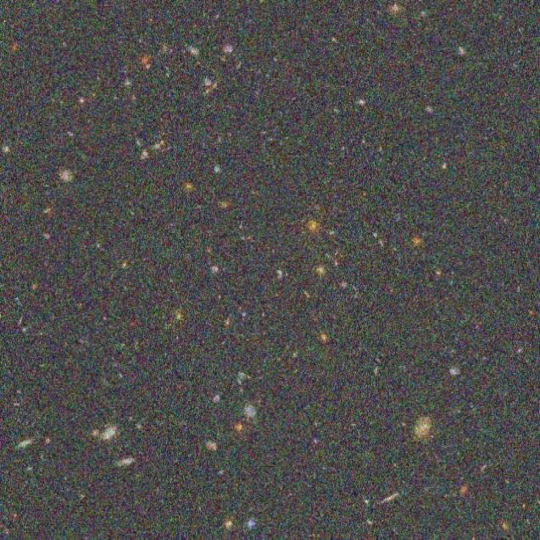
#> input picture noisy image.png, 1080 x 1080 px (shown at 1/2 size); its folder holds only this picture in this run
$ python main.py --input 'noisy image.png'
#> lines starting #> are read from the running program, lines starting #| are printed output that depends on the picture; after the words box and inside, x2 and y2 are one past the last pixel; in counts of white or black regions, pixels touching at a corner belong together
#> in run_pipeline, img_bgr is the input picture: shape (1080, 1080, 3); mean B, G, R 74.9, 76.3, 77.3
import argparse
import os
from pathlib import Path

import cv2
import numpy as np

os.environ.setdefault("MPLCONFIGDIR", str((Path(__file__).resolve().parent / ".mplconfig")))
import matplotlib

matplotlib.use("Agg")

import matplotlib.pyplot as plt


def parse_args() -> argparse.Namespace:
    parser = argparse.ArgumentParser(
        description="Galaxy image pipeline: enhancement, segmentation, and ML-based clustering."
    )
    parser.add_argument(
        "--input",
        type=str,
        default="Hubble_ultra_deep_field_high_rez_edit1.jpg",
        help="Path to input image (.jpg/.png).",
    )
    parser.add_argument(
        "--output-dir",
        type=str,
        default="outputs",
        help="Directory where output images will be saved.",
    )
    parser.add_argument(
        "--max-size",
        type=int,
        default=1600,
        help="Resize longest side to this value for faster processing.",
    )
    parser.add_argument(
        "--clusters",
        type=int,
        default=5,
        help="Number of K-means clusters for the ML step.",
    )
    return parser.parse_args()


def ensure_input_image(path: Path) -> Path:
    if path.exists():
        return path

    jpgs = sorted(list(Path(".").glob("*.jpg")) + list(Path(".").glob("*.jpeg")))
    if jpgs:
        print(f"Input not found. Using available image: {jpgs[0]}")
        return jpgs[0]

    raise FileNotFoundError(
        f"Input image not found: {path}. Put a .jpg/.jpeg file in this folder or pass --input."
    )


def resize_for_processing(img_bgr: np.ndarray, max_size: int) -> np.ndarray:
#> called with max_size = 1600
    h, w = img_bgr.shape[:2]
#> h = 1080; w = 1080
    longest = max(h, w)
#> longest = 1080
    if longest <= max_size:
        return img_bgr

    scale = max_size / float(longest)
    new_w = int(w * scale)
    new_h = int(h * scale)
    resized = cv2.resize(img_bgr, (new_w, new_h), interpolation=cv2.INTER_AREA)
    print(f"Resized image from {w}x{h} to {new_w}x{new_h} for processing speed.")
    return resized


def enhance_image(img_bgr: np.ndarray) -> np.ndarray:
    lab = cv2.cvtColor(img_bgr, cv2.COLOR_BGR2LAB)
#> lab: shape (1080, 1080, 3); mean of channels 0, 1, 2 82.8, 128.3, 129
    l, a, b = cv2.split(lab)

    clahe = cv2.createCLAHE(clipLimit=2.5, tileGridSize=(8, 8))
    l_enhanced = clahe.apply(l)

    enhanced_lab = cv2.merge([l_enhanced, a, b])
#> enhanced_lab: shape (1080, 1080, 3); mean of channels 0, 1, 2 110.8, 128.3, 129
    enhanced_bgr = cv2.cvtColor(enhanced_lab, cv2.COLOR_LAB2BGR)

    blurred = cv2.GaussianBlur(enhanced_bgr, (0, 0), sigmaX=1.0)
    sharpened = cv2.addWeighted(enhanced_bgr, 1.6, blurred, -0.6, 0)

    return sharpened


def segment_galaxies(enhanced_bgr: np.ndarray) -> tuple[np.ndarray, np.ndarray]:
    gray = cv2.cvtColor(enhanced_bgr, cv2.COLOR_BGR2GRAY)
    denoised = cv2.GaussianBlur(gray, (5, 5), 0)

    _, mask = cv2.threshold(denoised, 0, 255, cv2.THRESH_BINARY + cv2.THRESH_OTSU)
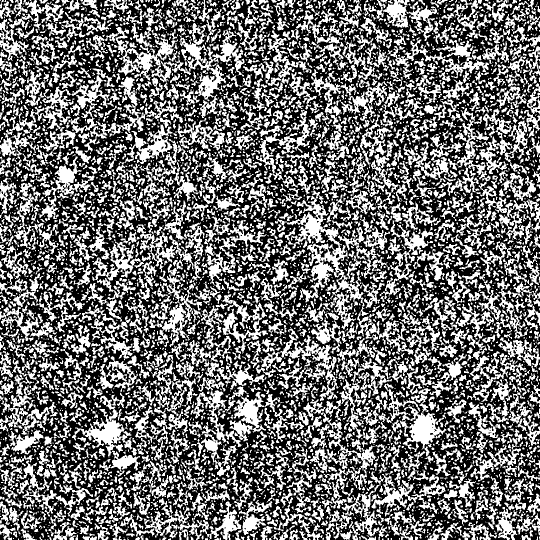
#> mask: shape (1080, 1080) (shown at 1/2 size); 42.8% white; 5208 white regions (3053 under 20 px), largest, box (x1, y1, x2, y2) and area: (172, 46, 489, 236) 12510, (550, 381, 828, 709) 11905, (402, 588, 536, 724) 4998

    kernel = cv2.getStructuringElement(cv2.MORPH_ELLIPSE, (3, 3))
    mask = cv2.morphologyEx(mask, cv2.MORPH_OPEN, kernel, iterations=1)
#> mask: shape (1080, 1080); 39.2% white; 5546 white regions (2578 under 20 px), largest, box (x1, y1, x2, y2) and area: (583, 397, 695, 605) 6834, (360, 59, 489, 199) 5077, (210, 54, 356, 165) 4270
    mask = cv2.morphologyEx(mask, cv2.MORPH_CLOSE, kernel, iterations=1)
#> mask: shape (1080, 1080); 40.8% white; 3924 white regions (1814 under 20 px), largest, box (x1, y1, x2, y2) and area: (574, 381, 729, 659) 10141, (684, 935, 891, 1080) 6029, (360, 46, 489, 199) 5779

    num_labels, labels, stats, _ = cv2.connectedComponentsWithStats(mask, connectivity=8)
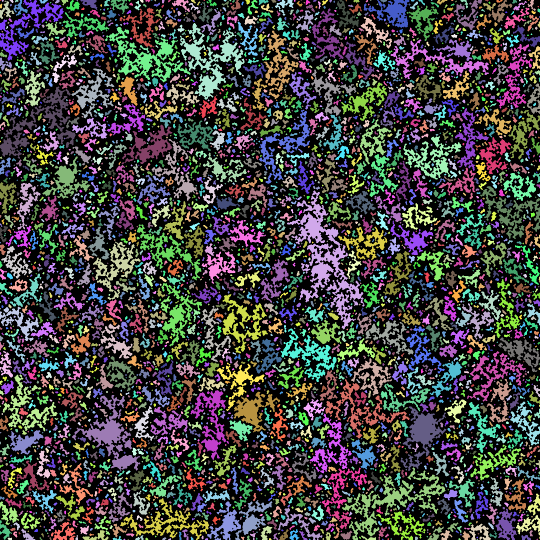
#> labels: shape (1080, 1080) int32 (shown at 1/2 size); 3925 distinct labels, from 0 to 3924; one colour per label, 0 black
#> num_labels = 3925

    min_area = 20
    filtered_mask = np.zeros_like(mask)
    for i in range(1, num_labels):
        area = stats[i, cv2.CC_STAT_AREA]
        if area >= min_area:
            filtered_mask[labels == i] = 255
#> this loop made 3924 passes
#> area on passes 3 to 5: 376, 30, 23
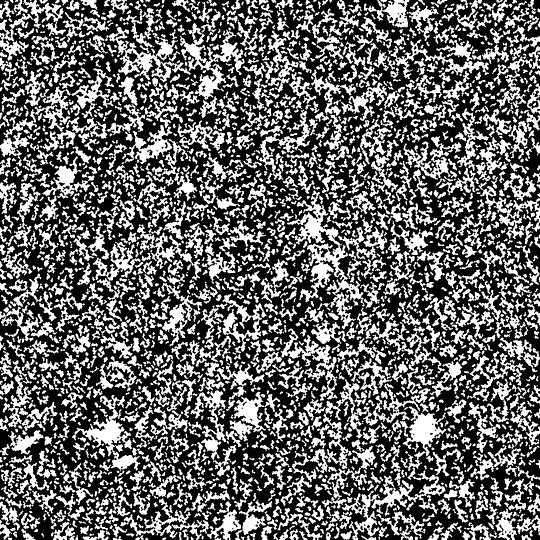
#> filtered_mask: shape (1080, 1080) (shown at 1/2 size); 39.3% white; 2110 white regions

    overlay = enhanced_bgr.copy()
    contours, _ = cv2.findContours(filtered_mask, cv2.RETR_EXTERNAL, cv2.CHAIN_APPROX_SIMPLE)
#> contours = 2110 contours, 407 with area under 20; largest, box (x1, y1, x2, y2) and area: (574, 381, 729, 659) 9705, (360, 46, 489, 199) 5488, (684, 935, 891, 1080) 5408, (210, 54, 382, 165) 5228, (144, 790, 281, 943) 4812
    cv2.drawContours(overlay, contours, -1, (0, 255, 255), 1)
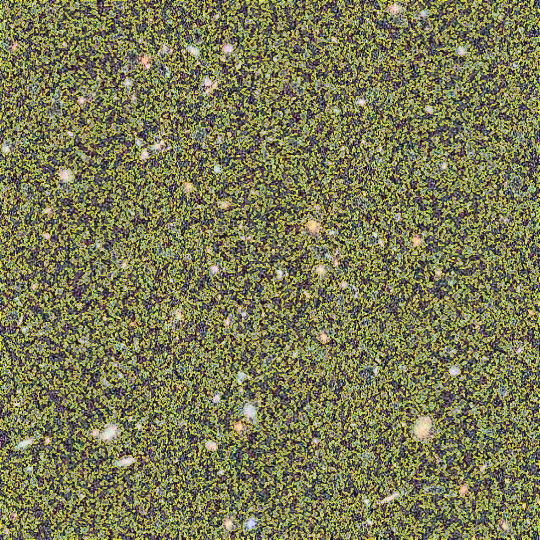
#> overlay: shape (1080, 1080, 3) (shown at 1/2 size); mean B, G, R 84.6, 121.8, 122.8

    return filtered_mask, overlay


def kmeans_clustering_visual(img_bgr: np.ndarray, k: int) -> tuple[np.ndarray, np.ndarray]:
#> called with k = 5
    lab = cv2.cvtColor(img_bgr, cv2.COLOR_BGR2LAB)
#> lab: shape (1080, 1080, 3); mean of channels 0, 1, 2 110.4, 128.3, 129.1
    h, w = lab.shape[:2]
#> h = 1080; w = 1080

    yy, xx = np.indices((h, w))
    x_norm = (xx.astype(np.float32) / max(1, w - 1)) * 20.0
    y_norm = (yy.astype(np.float32) / max(1, h - 1)) * 20.0

    features = np.concatenate(
        [
            lab.reshape(-1, 3).astype(np.float32),
            x_norm.reshape(-1, 1),
            y_norm.reshape(-1, 1),
        ],
        axis=1,
    )

    criteria = (cv2.TERM_CRITERIA_EPS + cv2.TERM_CRITERIA_MAX_ITER, 30, 0.2)
    compactness, labels, centers = cv2.kmeans(
        features,
        k,
        None,
        criteria,
        5,
        cv2.KMEANS_PP_CENTERS,
    )
#> compactness = 357031843.8; centers = [[111.4, 128.2, 129, 10.01, 9.98], [199.9, 126.5, 131.5, 9.96, 10.06], [25.01, 130.1, 127.1, 9.97, 10.01], [151.1, 127.3, 129.9, 10.06, 9.99], [72.16, 129.2, 128.1, 9.97, 9.98]]

    label_map = labels.reshape(h, w)

    rng = np.random.default_rng(42)
    palette = rng.integers(40, 255, size=(k, 3), dtype=np.uint8)
    cluster_map = palette[label_map]
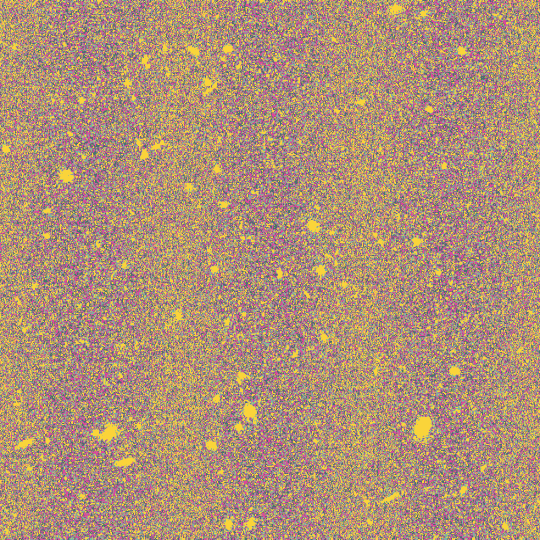
#> cluster_map: shape (1080, 1080, 3) (shown at 1/2 size); mean of channels 0, 1, 2 119.1, 144.2, 174.6; drawn as B, G, R

    centers_l = centers[:, 0]
#> centers_l = [111.4, 199.9, 25.01, 151.1, 72.16]
    bright_cluster = int(np.argmax(centers_l))
#> bright_cluster = 1

    highlight = img_bgr.copy()
    mask = (label_map == bright_cluster).astype(np.uint8) * 255
#> mask: shape (1080, 1080); 14.2% white in thin lines or dots
    heat = np.zeros_like(img_bgr)
    heat[:, :] = (0, 0, 255)
    highlight = np.where(
        mask[..., None] > 0,
        cv2.addWeighted(highlight, 0.5, heat, 0.5, 0),
        highlight,
    )

    print(f"K-means compactness: {compactness:.2f}; brightest cluster id: {bright_cluster}")
#| K-means compactness: 357031843.76; brightest cluster id: 1
    return cluster_map, highlight


def save_image(path: Path, img: np.ndarray) -> None:
    ok = cv2.imwrite(str(path), img)
    if not ok:
        raise IOError(f"Failed to save image: {path}")


def generate_matplotlib_reports(
    output_dir: Path,
    input_bgr: np.ndarray,
    enhanced_bgr: np.ndarray,
    seg_mask: np.ndarray,
) -> list[Path]:
    report_paths: list[Path] = []

    gray_input = cv2.cvtColor(input_bgr, cv2.COLOR_BGR2GRAY)
    gray_enhanced = cv2.cvtColor(enhanced_bgr, cv2.COLOR_BGR2GRAY)

    fig1, ax1 = plt.subplots(figsize=(8, 5))
    ax1.hist(gray_input.ravel(), bins=64, color="steelblue", alpha=0.85)
    ax1.set_title("Input Intensity Histogram")
    ax1.set_xlabel("Pixel Value")
    ax1.set_ylabel("Count")
    fig1.tight_layout()
    report1 = output_dir / "07_input_intensity_histogram.png"
    fig1.savefig(report1, dpi=180)
#> figure, not shown here; tallest bar 115678 high, from x = 67.61 to 71.06
    plt.close(fig1)
    report_paths.append(report1)

    fig2, ax2 = plt.subplots(figsize=(8, 5))
    ax2.hist(gray_enhanced.ravel(), bins=64, color="seagreen", alpha=0.85)
    ax2.set_title("Enhanced Intensity Histogram")
    ax2.set_xlabel("Pixel Value")
    ax2.set_ylabel("Count")
    fig2.tight_layout()
    report2 = output_dir / "08_enhanced_intensity_histogram.png"
    fig2.savefig(report2, dpi=180)
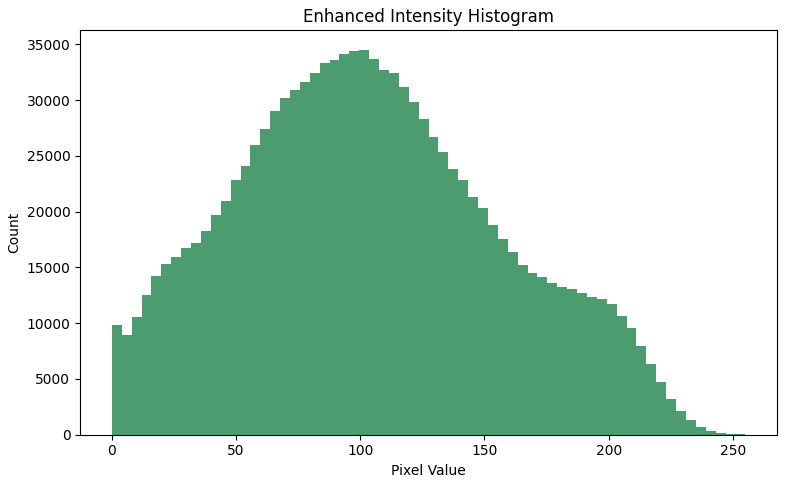
#> figure drawn by matplotlib, 1 panel; tallest bar 34535 high, from x = 99.61 to 103.6
    plt.close(fig2)
    report_paths.append(report2)

    mask_ratio = (np.count_nonzero(seg_mask) / seg_mask.size) * 100.0
#> mask_ratio = 39.29
    fig3, ax3 = plt.subplots(figsize=(6, 5))
    ax3.bar(
        ["Background", "Segmented"],
        [100 - mask_ratio, mask_ratio],
        color=["#777", "#f28e2b"],
    )
    ax3.set_title("Segmentation Area (%)")
    ax3.set_ylim(0, 100)
    ax3.set_ylabel("Percentage")
    fig3.tight_layout()
    report3 = output_dir / "09_segmentation_area_percentage.png"
    fig3.savefig(report3, dpi=180)
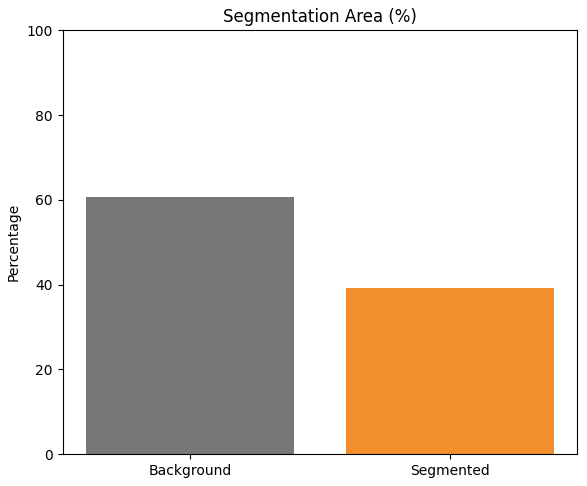
#> figure drawn by matplotlib, 1 panel
    plt.close(fig3)
    report_paths.append(report3)

    return report_paths


def run_pipeline(
    input_path: Path,
    output_dir: Path,
    max_size: int = 1600,
    clusters: int = 5,
) -> dict[str, Path]:
    output_dir.mkdir(parents=True, exist_ok=True)

    img_bgr = cv2.imread(str(input_path), cv2.IMREAD_COLOR)
    if img_bgr is None:
        raise ValueError(f"Could not read image: {input_path}")

    img_bgr = resize_for_processing(img_bgr, max_size)

    enhanced = enhance_image(img_bgr)
    seg_mask, seg_overlay = segment_galaxies(enhanced)
    cluster_map, ml_highlight = kmeans_clustering_visual(enhanced, k=max(2, clusters))

    outputs = {
        "input": output_dir / "01_input_resized.jpg",
        "enhanced": output_dir / "02_enhanced.jpg",
        "seg_mask": output_dir / "03_segmentation_mask.png",
        "seg_overlay": output_dir / "04_segmentation_overlay.jpg",
        "cluster_map": output_dir / "05_kmeans_cluster_map.jpg",
        "ml_highlight": output_dir / "06_ml_bright_cluster_highlight.jpg",
    }

    save_image(outputs["input"], img_bgr)
    save_image(outputs["enhanced"], enhanced)
    save_image(outputs["seg_mask"], seg_mask)
    save_image(outputs["seg_overlay"], seg_overlay)
    save_image(outputs["cluster_map"], cluster_map)
    save_image(outputs["ml_highlight"], ml_highlight)

    reports = generate_matplotlib_reports(
        output_dir,
        img_bgr,
        enhanced,
        seg_mask,
    )
#> reports = 3 items
    outputs["input_histogram"] = reports[0]
    outputs["enhanced_histogram"] = reports[1]
    outputs["segmentation_area_chart"] = reports[2]

    return outputs


def main() -> None:
    args = parse_args()

    input_path = ensure_input_image(Path(args.input))
    output_dir = Path(args.output_dir)

    outputs = run_pipeline(
        input_path=input_path,
        output_dir=output_dir,
        max_size=args.max_size,
        clusters=args.clusters,
    )
#> outputs = 9 items

    print("\nPipeline completed successfully. Output files:")
    for _, path in outputs.items():
        print(f"- {path}")
#> this loop made 9 passes
#| - outputs/01_input_resized.jpg
#| - outputs/02_enhanced.jpg
#| - outputs/03_segmentation_mask.png
#| - outputs/04_segmentation_overlay.jpg
#| - outputs/05_kmeans_cluster_map.jpg
#| - outputs/06_ml_bright_cluster_highlight.jpg
#| - outputs/07_input_intensity_histogram.png
#| - outputs/08_enhanced_intensity_histogram.png
#> (further printed lines are left out)


if __name__ == "__main__":
    main()
